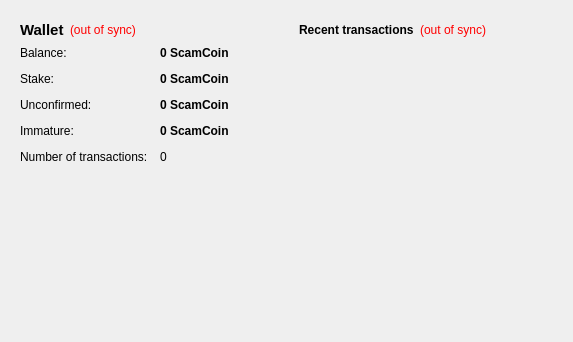
<?xml version="1.0" encoding="UTF-8"?>
<ui version="4.0">
 <class>OverviewPage</class>
 <widget class="QWidget" name="OverviewPage">
  <property name="geometry">
   <rect>
    <x>0</x>
    <y>0</y>
    <width>573</width>
    <height>342</height>
   </rect>
  </property>
  <property name="windowTitle">
   <string>Form</string>
  </property>
  <property name="styleSheet">
   <string notr="true">#OverviewPage {  }</string>
  </property>
  <layout class="QHBoxLayout" name="horizontalLayout" stretch="1,1">
   <item>
    <layout class="QVBoxLayout" name="verticalLayout_2">
     <item>
      <widget class="QFrame" name="frame">
       <property name="styleSheet">
        <string notr="true"/>
       </property>
       <layout class="QVBoxLayout" name="verticalLayout_4">
        <item>
         <layout class="QHBoxLayout" name="horizontalLayout_4">
          <item>
           <widget class="QLabel" name="label_5">
            <property name="font">
             <font>
              <pointsize>11</pointsize>
              <weight>75</weight>
              <bold>true</bold>
             </font>
            </property>
            <property name="styleSheet">
             <string notr="true"></string>
            </property>
            <property name="text">
             <string>Wallet</string>
            </property>
           </widget>
          </item>
          <item>
           <widget class="QLabel" name="labelWalletStatus">
            <property name="toolTip">
             <string>The displayed information may be out of date. Your wallet automatically synchronizes with the ScamCoin network after a connection is established, but this process has not completed yet.</string>
            </property>
            <property name="styleSheet">
             <string notr="true">QLabel { color: red; }</string>
            </property>
            <property name="text">
             <string notr="true">(out of sync)</string>
            </property>
            <property name="alignment">
             <set>Qt::AlignLeading|Qt::AlignLeft|Qt::AlignVCenter</set>
            </property>
           </widget>
          </item>
          <item>
           <spacer name="horizontalSpacer_2">
            <property name="orientation">
             <enum>Qt::Horizontal</enum>
            </property>
            <property name="sizeHint" stdset="0">
             <size>
              <width>40</width>
              <height>20</height>
             </size>
            </property>
           </spacer>
          </item>
         </layout>
        </item>
        <item>
         <layout class="QFormLayout" name="formLayout_2">
          <property name="fieldGrowthPolicy">
           <enum>QFormLayout::AllNonFixedFieldsGrow</enum>
          </property>
          <property name="horizontalSpacing">
           <number>12</number>
          </property>
          <property name="verticalSpacing">
           <number>12</number>
          </property>
          <item row="0" column="0">
           <widget class="QLabel" name="label">
            <property name="styleSheet">
             <string notr="true"></string>
            </property>
            <property name="text">
             <string>Balance:</string>
            </property>
           </widget>
          </item>
          <item row="0" column="1">
           <widget class="QLabel" name="labelBalance">
            <property name="font">
             <font>
              <weight>75</weight>
              <bold>true</bold>
             </font>
            </property>
            <property name="cursor">
             <cursorShape>IBeamCursor</cursorShape>
            </property>
            <property name="toolTip">
             <string>Your current balance</string>
            </property>
            <property name="styleSheet">
             <string notr="true"></string>
            </property>
            <property name="text">
             <string notr="true">0 ScamCoin</string>
            </property>
            <property name="textInteractionFlags">
             <set>Qt::LinksAccessibleByMouse|Qt::TextSelectableByKeyboard|Qt::TextSelectableByMouse</set>
            </property>
           </widget>
          </item>
          <item row="1" column="0">
           <widget class="QLabel" name="label_6">
            <property name="styleSheet">
             <string notr="true"></string>
            </property>
            <property name="text">
             <string>Stake:</string>
            </property>
           </widget>
          </item>
          <item row="1" column="1">
           <widget class="QLabel" name="labelStake">
            <property name="font">
             <font>
              <weight>75</weight>
              <bold>true</bold>
             </font>
            </property>
            <property name="cursor">
             <cursorShape>IBeamCursor</cursorShape>
            </property>
            <property name="toolTip">
             <string>Total of coins that was staked, and do not yet count toward the current balance</string>
            </property>
            <property name="styleSheet">
             <string notr="true"></string>
            </property>
            <property name="text">
             <string notr="true">0 ScamCoin</string>
            </property>
            <property name="textInteractionFlags">
             <set>Qt::LinksAccessibleByMouse|Qt::TextSelectableByKeyboard|Qt::TextSelectableByMouse</set>
            </property>
           </widget>
          </item>
          <item row="2" column="0">
           <widget class="QLabel" name="label_3">
            <property name="styleSheet">
             <string notr="true"></string>
            </property>
            <property name="text">
             <string>Unconfirmed:</string>
            </property>
           </widget>
          </item>
          <item row="2" column="1">
           <widget class="QLabel" name="labelUnconfirmed">
            <property name="font">
             <font>
              <weight>75</weight>
              <bold>true</bold>
             </font>
            </property>
            <property name="cursor">
             <cursorShape>IBeamCursor</cursorShape>
            </property>
            <property name="toolTip">
             <string>Total of transactions that have yet to be confirmed, and do not yet count toward the current balance</string>
            </property>
            <property name="styleSheet">
             <string notr="true"></string>
            </property>
            <property name="text">
             <string notr="true">0 ScamCoin</string>
            </property>
            <property name="textInteractionFlags">
             <set>Qt::LinksAccessibleByMouse|Qt::TextSelectableByKeyboard|Qt::TextSelectableByMouse</set>
            </property>
           </widget>
          </item>
          <item row="3" column="0">
           <widget class="QLabel" name="labelImmatureText">
            <property name="styleSheet">
             <string notr="true"></string>
            </property>
            <property name="text">
             <string>Immature:</string>
            </property>
           </widget>
          </item>
          <item row="3" column="1">
           <widget class="QLabel" name="labelImmature">
            <property name="font">
             <font>
              <weight>75</weight>
              <bold>true</bold>
             </font>
            </property>
            <property name="toolTip">
             <string>Mined balance that has not yet matured</string>
            </property>
            <property name="styleSheet">
             <string notr="true"></string>
            </property>
            <property name="text">
             <string notr="true">0 ScamCoin</string>
            </property>
            <property name="textInteractionFlags">
             <set>Qt::LinksAccessibleByMouse|Qt::TextSelectableByKeyboard|Qt::TextSelectableByMouse</set>
            </property>
           </widget>
          </item>
          <item row="4" column="0">
           <widget class="QLabel" name="label_2">
            <property name="styleSheet">
             <string notr="true"></string>
            </property>
            <property name="text">
             <string>Number of transactions:</string>
            </property>
           </widget>
          </item>
          <item row="4" column="1">
           <widget class="QLabel" name="labelNumTransactions">
            <property name="toolTip">
             <string>Total number of transactions in wallet</string>
            </property>
            <property name="styleSheet">
             <string notr="true"></string>
            </property>
            <property name="text">
             <string notr="true">0</string>
            </property>
           </widget>
          </item>
         </layout>
        </item>
       </layout>
      </widget>
     </item>
     <item>
      <spacer name="verticalSpacer">
       <property name="orientation">
        <enum>Qt::Vertical</enum>
       </property>
       <property name="sizeHint" stdset="0">
        <size>
         <width>20</width>
         <height>40</height>
        </size>
       </property>
      </spacer>
     </item>
     <item>
      <widget class="QLabel" name="label_6">
       <property name="text">
        <string/>
       </property>
       <property name="pixmap">
        <pixmap resource="../bitcoin.qrc">:/images/backg</pixmap>
       </property>
       <property name="scaledContents">
        <bool>false</bool>
       </property>
       <property name="alignment">
        <set>Qt::AlignCenter</set>
       </property>
       <property name="margin">
        <number>-2</number>
       </property>
      </widget>
     </item>
    </layout>
   </item>
   <item>
    <layout class="QVBoxLayout" name="verticalLayout_3">
     <item>
      <widget class="QFrame" name="frame_2">
       <property name="styleSheet">
        <string notr="true"/>
       </property>
       <layout class="QVBoxLayout" name="verticalLayout">
        <item>
         <layout class="QHBoxLayout" name="horizontalLayout_2">
          <item>
           <widget class="QLabel" name="label_4">
            <property name="styleSheet">
             <string notr="true"></string>
            </property>
            <property name="text">
             <string>&lt;b&gt;Recent transactions&lt;/b&gt;</string>
            </property>
           </widget>
          </item>
          <item>
           <widget class="QLabel" name="labelTransactionsStatus">
            <property name="toolTip">
             <string>The displayed information may be out of date. Your wallet automatically synchronizes with the ScamCoin network after a connection is established, but this process has not completed yet.</string>
            </property>
            <property name="styleSheet">
             <string notr="true">QLabel { color: red; }</string>
            </property>
            <property name="text">
             <string notr="true">(out of sync)</string>
            </property>
            <property name="alignment">
             <set>Qt::AlignRight|Qt::AlignTrailing|Qt::AlignVCenter</set>
            </property>
           </widget>
          </item>
          <item>
           <spacer name="horizontalSpacer">
            <property name="orientation">
             <enum>Qt::Horizontal</enum>
            </property>
            <property name="sizeHint" stdset="0">
             <size>
              <width>40</width>
              <height>20</height>
             </size>
            </property>
           </spacer>
          </item>
         </layout>
        </item>
        <item>
         <widget class="QListView" name="listTransactions">
          <property name="styleSheet">
           <string notr="true">QListView { background: transparent; }</string>
          </property>
          <property name="frameShape">
           <enum>QFrame::NoFrame</enum>
          </property>
          <property name="verticalScrollBarPolicy">
           <enum>Qt::ScrollBarAlwaysOff</enum>
          </property>
          <property name="horizontalScrollBarPolicy">
           <enum>Qt::ScrollBarAlwaysOff</enum>
          </property>
          <property name="selectionMode">
           <enum>QAbstractItemView::NoSelection</enum>
          </property>
         </widget>
        </item>
       </layout>
      </widget>
     </item>
     <item>
      <spacer name="verticalSpacer_2">
       <property name="orientation">
        <enum>Qt::Vertical</enum>
       </property>
       <property name="sizeHint" stdset="0">
        <size>
         <width>20</width>
         <height>40</height>
        </size>
       </property>
      </spacer>
     </item>
    </layout>
   </item>
  </layout>
 </widget>
 <resources>
  <include location="../bitcoin.qrc"/>
 </resources>
 <connections/>
</ui>
